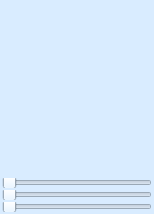
<?xml version="1.0" encoding="UTF-8"?>
<ui version="4.0">
 <class>color_picker</class>
 <widget class="QWidget" name="color_picker">
  <property name="geometry">
   <rect>
    <x>0</x>
    <y>0</y>
    <width>154</width>
    <height>214</height>
   </rect>
  </property>
  <property name="windowTitle">
   <string>Form</string>
  </property>
  <property name="styleSheet">
   <string notr="true">background-color: rgb(217, 236, 255);</string>
  </property>
  <layout class="QVBoxLayout" name="color_picker_layout">
   <property name="spacing">
    <number>0</number>
   </property>
   <property name="leftMargin">
    <number>0</number>
   </property>
   <property name="topMargin">
    <number>0</number>
   </property>
   <property name="rightMargin">
    <number>0</number>
   </property>
   <property name="bottomMargin">
    <number>0</number>
   </property>
   <item>
    <widget class="QWidget" name="margins" native="true">
     <layout class="QVBoxLayout" name="margins_layout">
      <property name="spacing">
       <number>2</number>
      </property>
      <property name="leftMargin">
       <number>2</number>
      </property>
      <property name="topMargin">
       <number>2</number>
      </property>
      <property name="rightMargin">
       <number>2</number>
      </property>
      <property name="bottomMargin">
       <number>2</number>
      </property>
      <item>
       <widget class="QWidget" name="color_display" native="true">
        <property name="maximumSize">
         <size>
          <width>16777215</width>
          <height>20</height>
         </size>
        </property>
       </widget>
      </item>
      <item>
       <widget class="QWidget" name="color_panel" native="true"/>
      </item>
      <item>
       <widget class="QWidget" name="color_sliders" native="true">
        <property name="sizePolicy">
         <sizepolicy hsizetype="Preferred" vsizetype="Fixed">
          <horstretch>0</horstretch>
          <verstretch>0</verstretch>
         </sizepolicy>
        </property>
        <layout class="QVBoxLayout" name="color_sliders_layout">
         <property name="spacing">
          <number>2</number>
         </property>
         <property name="leftMargin">
          <number>0</number>
         </property>
         <property name="topMargin">
          <number>2</number>
         </property>
         <property name="rightMargin">
          <number>0</number>
         </property>
         <property name="bottomMargin">
          <number>0</number>
         </property>
         <item>
          <widget class="QSlider" name="s1">
           <property name="maximumSize">
            <size>
             <width>16777215</width>
             <height>10</height>
            </size>
           </property>
           <property name="focusPolicy">
            <enum>Qt::ClickFocus</enum>
           </property>
           <property name="maximum">
            <number>360</number>
           </property>
           <property name="orientation">
            <enum>Qt::Horizontal</enum>
           </property>
          </widget>
         </item>
         <item>
          <widget class="QSlider" name="s2">
           <property name="maximumSize">
            <size>
             <width>16777215</width>
             <height>10</height>
            </size>
           </property>
           <property name="focusPolicy">
            <enum>Qt::ClickFocus</enum>
           </property>
           <property name="maximum">
            <number>255</number>
           </property>
           <property name="orientation">
            <enum>Qt::Horizontal</enum>
           </property>
          </widget>
         </item>
         <item>
          <widget class="QSlider" name="s3">
           <property name="maximumSize">
            <size>
             <width>16777215</width>
             <height>10</height>
            </size>
           </property>
           <property name="focusPolicy">
            <enum>Qt::ClickFocus</enum>
           </property>
           <property name="maximum">
            <number>255</number>
           </property>
           <property name="orientation">
            <enum>Qt::Horizontal</enum>
           </property>
          </widget>
         </item>
        </layout>
       </widget>
      </item>
     </layout>
    </widget>
   </item>
  </layout>
 </widget>
 <resources/>
 <connections/>
</ui>
